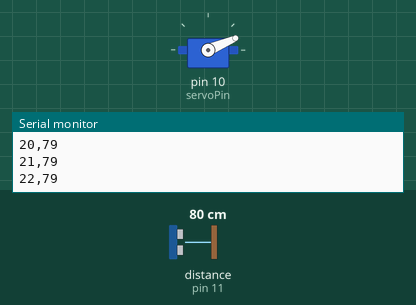
A sketch run on a simulated Arduino Uno, built with avr-gcc and run on an emulated ATmega328P. Shown: servo, the last lines printed to the serial monitor. Wiring (inferred from the names in the program): ultrasonic range finder: trigger pin 12; echo pin 11. Inputs (shaded band) come from the test bench; at power-on: distance to the obstacle (sensor on pin 11) 80 cm. The echo pulse lasts 58.3 µs per cm.

Above: at 1.28 s.
1.3 s: distance to the obstacle (sensor on pin 11) set to 2 cm
At 2.15 s:
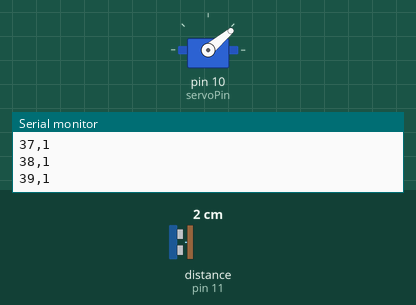
4.3 s: distance to the obstacle (sensor on pin 11) set to 35 cm
At 4.5 s:
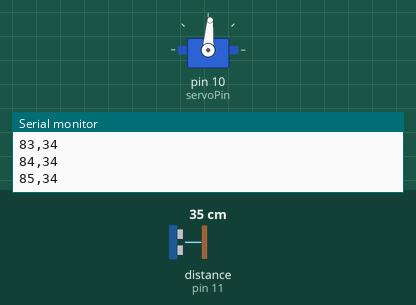
10.3 s: distance to the obstacle (sensor on pin 11) set to 250 cm
At 10.33 s:
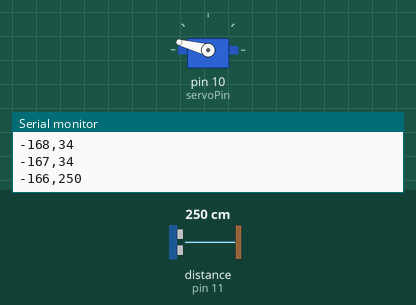
Timing chart, 0 to 19.3 s (numbered marks = the images above; inputs shaded):
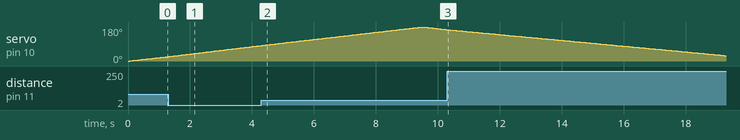

The sketch:

Radar.ino
```cpp
#include <Servo.h>
#define trigPin 12
#define echoPin 11
#define servoPin 10

Servo servo;

void setup() {
  servo.attach(servoPin);
  Serial.begin(9600);
  pinMode(trigPin, OUTPUT);
  pinMode(echoPin, INPUT);
}

void loop(){
  for(int servoAngle = 0; servoAngle <= 180; servoAngle++)
  {
    servo.write(servoAngle);
    delay(50);
    print(servoAngle);
  }

  for(int servoAngle = 180; servoAngle >= 0; servoAngle--)
  {
    servo.write(servoAngle);
    delay(50);
    print(0-servoAngle);
  }
}

void print(int servoAngle){
  digitalWrite(trigPin, LOW);
  delayMicroseconds(5);
  digitalWrite(trigPin, HIGH);
  delayMicroseconds(10);
  digitalWrite(trigPin, LOW);

  int duration = pulseIn(echoPin, HIGH);
  int cm = (duration/2) / 29.1;
  Serial.print(servoAngle);
  Serial.print(",");
  Serial.println(cm);
}
```
